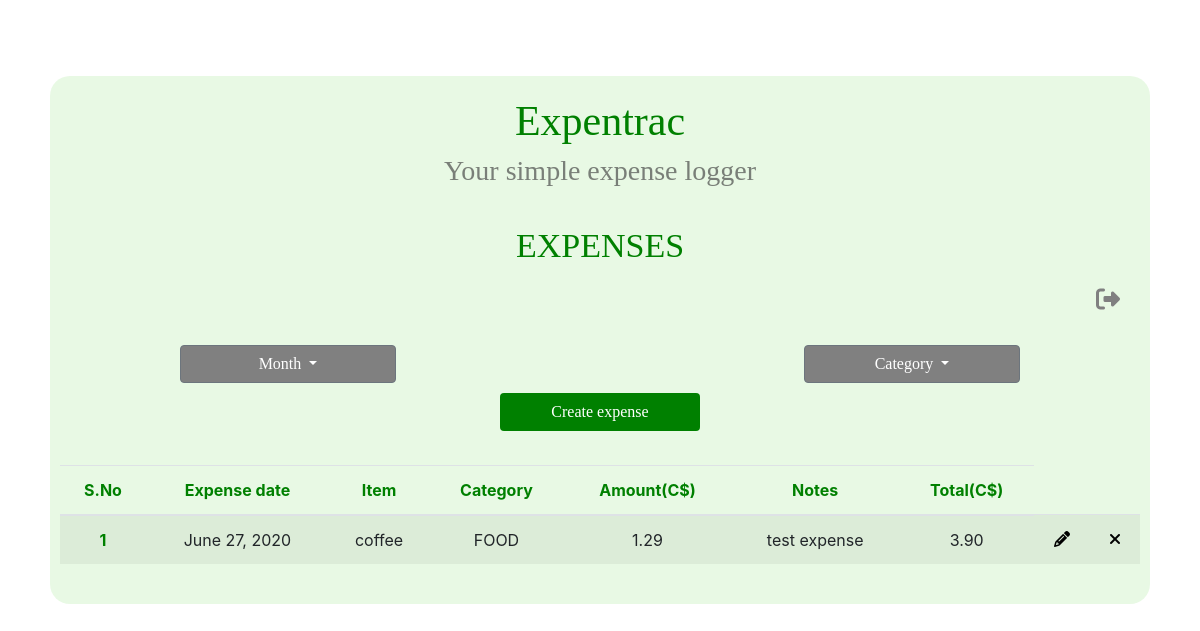
The page /tracker on the database as committed earlier.
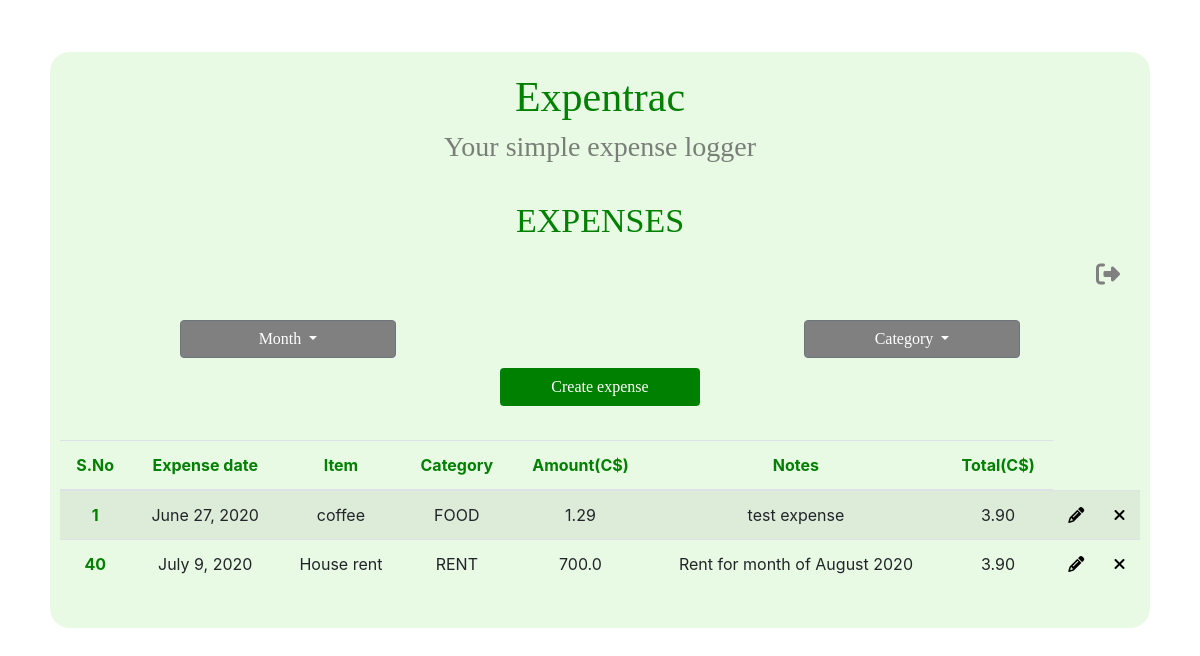
The same page on the database as committed later.
### tracker/models.py (models this page shows)
class Tracker(models.Model):
    CATEGORY_CHOICES = [
        ("CLO", "Clothing"),
        ("FOOD", "Food"),
        ("FUEL", "Fuel"),
        ("RENT", "Rent"),
        ("UTI", "Utilities"),
        ("PHN", "Phone"),
        ("EDU", "Education"),
        ("MISC", "Miscellaneous"),
    ]
    date = models.DateField('Date of expense', auto_now_add=False, blank=True, null=True)   # saved in format yyyy-mm-dd
    item = models.CharField(max_length=100, null=False, blank=False)
    category = models.CharField(max_length=4, choices=CATEGORY_CHOICES, null=True, blank=True)
    amount = models.FloatField(null=False, blank=False)
    notes = models.CharField(max_length=200, null=True, blank=True)

### tracker/views.py (the view)
# urls.py: path('tracker', views.tracker_page, name='tracker'),
def tracker_page(request):
    categories = [verb_cat for code, verb_cat in Tracker.CATEGORY_CHOICES]
    data = Tracker.objects.all()
    return render(request, 'tracker/trackerTable.html', {'categories': categories, 'object_list': data})

### tracker/templates/tracker/trackerTable.html (shortened to what this page needs)
{% extends "./base.html" %}
    {% load static %}
    {% block title %} EXPENSES {% endblock title %}
    {% block content %}
    <div class="logout"> <a href="/logout"><i class="fa fa-sign-out" aria-hidden="true" title="Logout" id="logout"></i> </a></div>
    <div class="filt_container">
        <div class="dropdown">
            <button class="btn btn-secondary dropdown-toggle month" type="button" id="dropdownMenuButton" data-toggle="dropdown" aria-haspopup="true" aria-expanded="false">
                Month
            </button>
        </div>
        <div>
            <div class="dropdown">
                <button class="btn btn-secondary dropdown-toggle category" type="button" id="dropdownMenuButton" data-toggle="dropdown" aria-haspopup="true" aria-expanded="false">
                    Category
                </button>
            </div>
        </div>
    </div>
    <button id="create-expense" class="btn" type="button" name="button">Create expense</button>
    <table class="table table-striped">
        <thead>
        <tr>
            <th scope="col">S.No</th>
            <th scope="col">Expense date</th>
            <th scope="col">Item</th>
            <th scope="col">Category</th>
            <th scope="col">Amount(C$)</th>
            <th scope="col">Notes</th>
            <th scope="col">Total(C$)</th>
        </tr>
      </thead>
      <tbody>
        {% for tracker in object_list %}
        <tr>
            <th scope="row">{{ tracker.id }}</th>
            <td>{{ tracker.date }}</td>
            <td>{{ tracker.item }}</td>
            <td>{{ tracker.category }}</td>
            <td>{{ tracker.amount }}</td>
            <td>{{ tracker.notes }}</td>
            <td>3.90</td>
            <td> <a class="tracker_controls1" id="c"><i class="fa fa-pencil edit-expense" title="Edit"></i></a></td>
            <td> <a class="tracker_controls2" id="d"><i class="fa fa-times del-expense" title="Delete"></i></a></td>
        </tr>
        {% endfor %}
      </tbody>
    </table>
    {% endblock content %}

Rows that differ between the two databases and show on the page:
added Tracker: id "40", date "July 9, 2020", item "House rent", category "RENT", amount "700.0", notes "Rent for month of August 2020"
